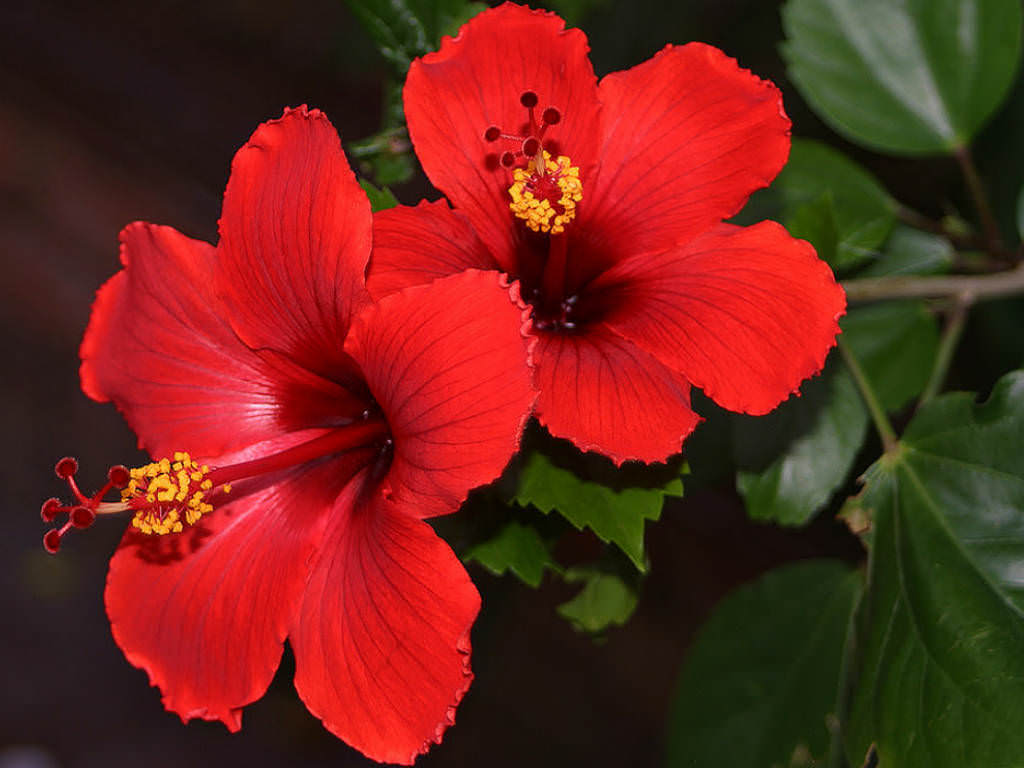
#> input picture color detection/sample-2.jpg, 1024 x 768 px, found by its file name
$ python initiate.py
#> lines starting #> are read from the running program, lines starting #| are printed output that depends on the picture; after the words box and inside, x2 and y2 are one past the last pixel; in counts of white or black regions, pixels touching at a corner belong together
import cv2
import numpy as np

image = cv2.imread("color detection\sample-2.jpg")
#> image is the input picture: shape (768, 1024, 3); mean B, G, R 26, 35.9, 110.2
frame = cv2.resize(image,(640,480))

# Convert from BGR to HSV
hsv = cv2.cvtColor(frame,cv2.COLOR_BGR2HSV)
#> hsv: shape (480, 640, 3); mean H, S, V 60.6, 177.4, 114.4

# Defining HSV range for color to detect (here - red)
lower_red1 = np.array([0, 120, 70])
upper_red1 = np.array([10, 255, 255])

# Creating a mask
lower_red2 = np.array([170, 120, 70])
upper_red2 = np.array([180, 255, 255])

# Create two masks and combine them
mask1 = cv2.inRange(hsv, lower_red1, upper_red1)
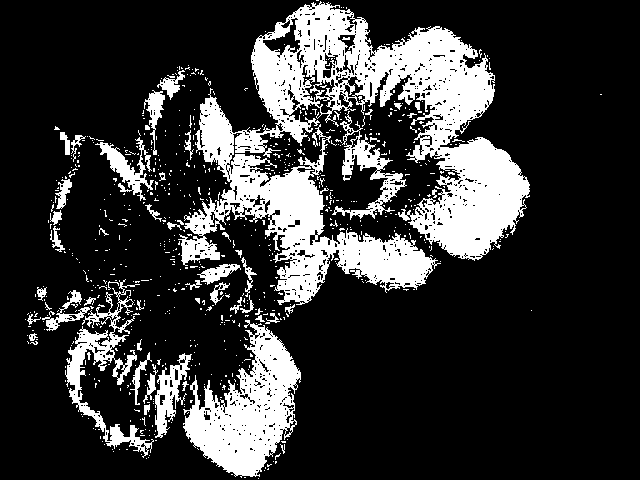
#> mask1: shape (480, 640); 21.2% white; 729 white regions (678 under 20 px), largest, box (x1, y1, x2, y2) and area: (178, 1, 530, 305) 41748, (183, 320, 301, 478) 9092, (65, 279, 154, 458) 3308
mask2 = cv2.inRange(hsv, lower_red2, upper_red2)
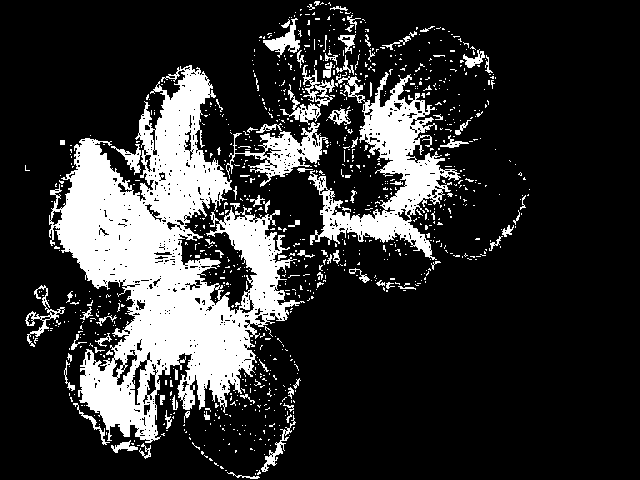
#> mask2: shape (480, 640); 19.6% white; 954 white regions (865 under 20 px), largest, box (x1, y1, x2, y2) and area: (49, 65, 305, 443) 39313, (308, 72, 461, 260) 8904, (226, 122, 329, 187) 2094

full_mask = cv2.bitwise_or(mask1, mask2)
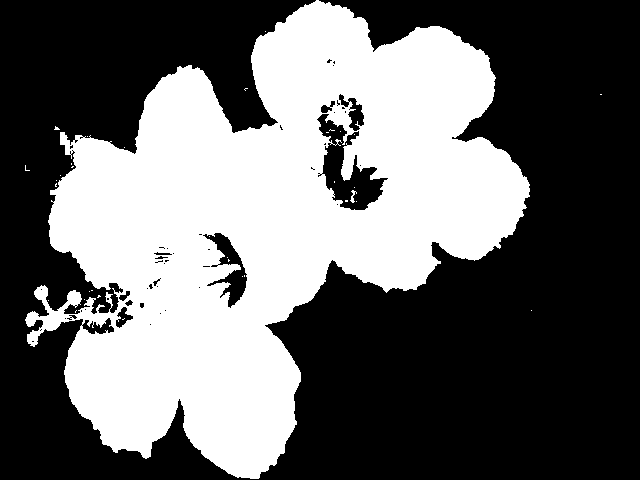
#> full_mask: shape (480, 640); 40.8% white; 35 white regions (33 under 20 px), largest, box (x1, y1, x2, y2) and area: (25, 0, 530, 479) 125088, (350, 190, 357, 203) 38

# Apply combined mask
result = cv2.bitwise_and(frame, frame, mask=full_mask)
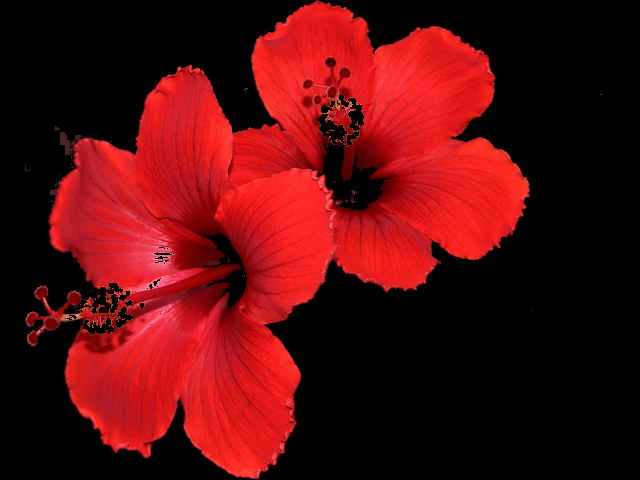
#> result: shape (480, 640, 3); mean B, G, R 13, 11.6, 85

# Show
cv2.imshow("Original", image)
cv2.imshow("Mask", full_mask)
cv2.imshow("Result", result)

cv2.waitKey(0)
cv2.destroyAllWindows()
